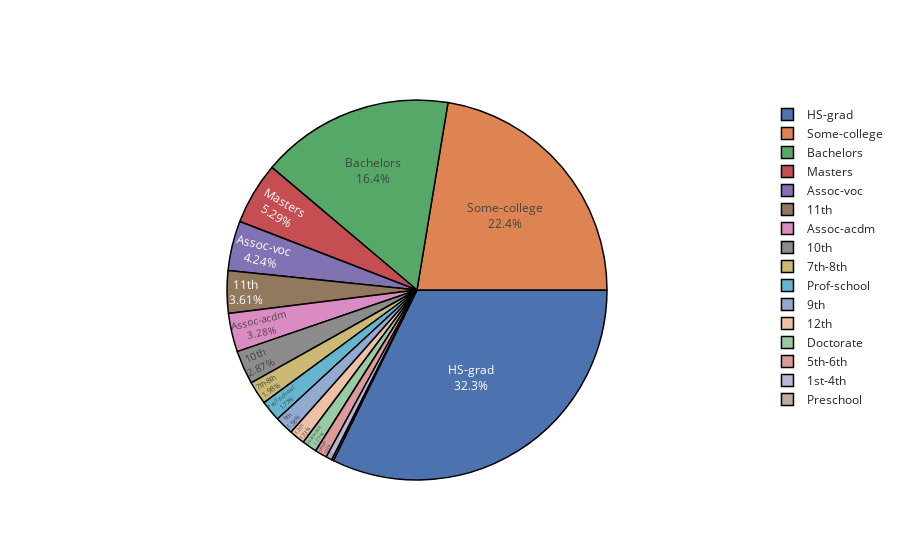

Notebook code for this chart:
### Code cell
labels = ['HS-grad','Some-college','Bachelors','Masters','Assoc-voc','11th','Assoc-acdm','10th',
          '7th-8th','Prof-school','9th','12th','Doctorate','5th-6th','1st-4th','Preschool']
fig = go.Figure(data=[go.Pie(labels = labels, values = data['education'].value_counts(), rotation = 90)])

fig.update_traces(textposition='inside',
                  textinfo='percent+label',
                  marker=dict(line=dict(color='#000000', width = 1.5)))

fig.update_layout(title_x=0.5,
                  title_font=dict(size=20),
                  uniformtext_minsize=15,template='seaborn')


fig.show()

### Figure 1 — Plotly figure (JSON) as saved in the notebook; plotly's stock layout.template omitted (floating-point values rounded to 4 significant figures)
{"data": [{"labels": ["HS-grad", "Some-college", "Bachelors", "Masters", "Assoc-voc", "11th", "Assoc-acdm", "10th", "7th-8th", "Prof-school", "9th", "12th", "Doctorate", "5th-6th", "1st-4th", "Preschool"], "marker": {"line": {"color": "#000000", "width": 1.5}}, "rotation": 90, "textinfo": "percent+label", "textposition": "inside", "type": "pie", "values": [10501, 7291, 5355, 1723, 1382, 1175, 1067, 933, 646, 576, 514, 433, 413, 333, 168, 51]}], "layout": {"title": {"font": {"size": 20}, "x": 0.5}, "uniformtext": {"minsize": 15}}}
